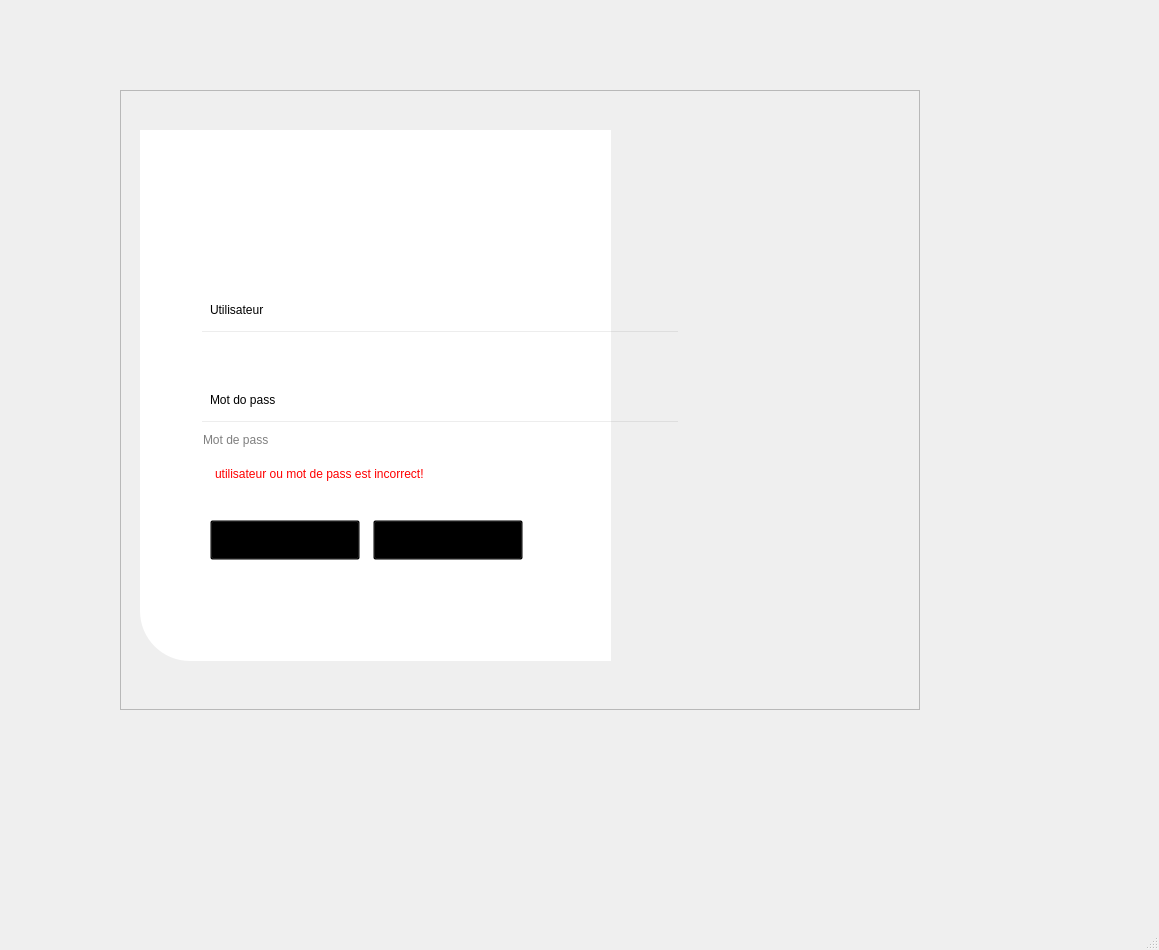
<?xml version="1.0" encoding="UTF-8"?>
<ui version="4.0">
 <class>MainWindow</class>
 <widget class="QMainWindow" name="MainWindow">
  <property name="geometry">
   <rect>
    <x>0</x>
    <y>0</y>
    <width>1159</width>
    <height>950</height>
   </rect>
  </property>
  <property name="acceptDrops">
   <bool>false</bool>
  </property>
  <property name="windowTitle">
   <string>MainWindow</string>
  </property>
  <property name="locale">
   <locale language="English" country="UnitedKingdom"/>
  </property>
  <widget class="QWidget" name="centralwidget">
   <widget class="QFrame" name="frame_3">
    <property name="geometry">
     <rect>
      <x>120</x>
      <y>90</y>
      <width>800</width>
      <height>620</height>
     </rect>
    </property>
    <property name="frameShape">
     <enum>QFrame::StyledPanel</enum>
    </property>
    <property name="frameShadow">
     <enum>QFrame::Raised</enum>
    </property>
    <widget class="QFrame" name="frame">
     <property name="geometry">
      <rect>
       <x>0</x>
       <y>0</y>
       <width>800</width>
       <height>620</height>
      </rect>
     </property>
     <property name="styleSheet">
      <string notr="true">/* Apply this ONLY to the Frame sitting on top */
QFrame {
    background-color: qlineargradient(spread:pad, x1:0, y1:0, x2:1, y2:0, 
        stop:0.45 rgba(255,255, 255, 255),  
        stop:0.8 rgba(0, 0, 0, 0), 
        stop:1 rgba(0, 0, 0, 0)
    );
    border-radius: 10px;
}</string>
     </property>
     <property name="frameShape">
      <enum>QFrame::StyledPanel</enum>
     </property>
     <property name="frameShadow">
      <enum>QFrame::Raised</enum>
     </property>
     <widget class="QFrame" name="frame_4">
      <property name="geometry">
       <rect>
        <x>60</x>
        <y>180</y>
        <width>531</width>
        <height>313</height>
       </rect>
      </property>
      <property name="font">
       <font>
        <family>Inter Tight</family>
        <pointsize>16</pointsize>
        <weight>50</weight>
        <italic>false</italic>
        <bold>false</bold>
       </font>
      </property>
      <property name="styleSheet">
       <string notr="true">font: 16pt &quot;Inter Tight&quot;;

	background-color: transparent;
</string>
      </property>
      <property name="frameShape">
       <enum>QFrame::StyledPanel</enum>
      </property>
      <property name="frameShadow">
       <enum>QFrame::Raised</enum>
      </property>
      <widget class="QLineEdit" name="userentry">
       <property name="geometry">
        <rect>
         <x>20</x>
         <y>60</y>
         <width>480</width>
         <height>40</height>
        </rect>
       </property>
       <property name="styleSheet">
        <string notr="true">QLineEdit {
    background-color: transparent;
    border: 2px solid #4C5363; /* Soft gray instead of transparent for better visibility */
    border-radius: 10px;
    color: #0d0c22;
    font-size: 16px;
    height: 35px;
    /* Extra left padding to make room for an icon */
    padding-left: 10px; 
    padding-right: 0px;
}

QLineEdit:hover {
    border-color: #818cf8;
    background-color: #ffffff;
}

QLineEdit:focus {
    border-color: #818cf8;
    background-color: #ffffff;
    /* Qt doesn't support spread/blur shadows, so we use a solid highlight */
    border: 2px solid #818cf8;
}

/* Placeholder color is handled specially in QSS */
QLineEdit {
    qproperty-placeholderText: &quot;Utilisateur&quot;;
}
font: 57 13pt &quot;Inter Tight&quot;;
</string>
       </property>
      </widget>
      <widget class="QLabel" name="label_6">
       <property name="geometry">
        <rect>
         <x>30</x>
         <y>20</y>
         <width>350</width>
         <height>40</height>
        </rect>
       </property>
       <property name="styleSheet">
        <string notr="true">font: 57 16pt &quot;Inter Tight&quot;;</string>
       </property>
       <property name="text">
        <string>Utilisateur</string>
       </property>
      </widget>
      <widget class="QLabel" name="connection_error_label">
       <property name="geometry">
        <rect>
         <x>35</x>
         <y>195</y>
         <width>300</width>
         <height>18</height>
        </rect>
       </property>
       <property name="styleSheet">
        <string notr="true">font: 8pt &quot;MS Gothic&quot;;
font: 8pt &quot;ae_Ostorah&quot;;
color: rgb(255, 0, 0);</string>
       </property>
       <property name="text">
        <string>utilisateur ou mot de pass est incorrect!</string>
       </property>
      </widget>
      <widget class="QLineEdit" name="password_lineedit">
       <property name="geometry">
        <rect>
         <x>20</x>
         <y>150</y>
         <width>480</width>
         <height>40</height>
        </rect>
       </property>
       <property name="styleSheet">
        <string notr="true">QLineEdit {
    background-color: transparent;
    border: 2px solid #4C5363; /* Soft gray instead of transparent for better visibility */
    border-radius: 10px;
    color: #0d0c22;
    font-size: 16px;
    height: 35px;
    /* Extra left padding to make room for an icon */
    padding-left: 10px; 
    padding-right: 0px;
}

QLineEdit:hover {
    border-color: #818cf8;
    background-color: #ffffff;
}

QLineEdit:focus {
    border-color: #818cf8;
    background-color: #ffffff;
    /* Qt doesn't support spread/blur shadows, so we use a solid highlight */
    border: 2px solid #818cf8;
}

/* Placeholder color is handled specially in QSS */
QLineEdit {
    qproperty-placeholderText: &quot;Mot de pass&quot;;
}
font: 57 13pt &quot;Inter Tight&quot;;
</string>
       </property>
       <property name="inputMask">
        <string comment="*"/>
       </property>
       <property name="echoMode">
        <enum>QLineEdit::Password</enum>
       </property>
       <property name="placeholderText">
        <string>Mot de pass</string>
       </property>
      </widget>
      <widget class="QLabel" name="label_7">
       <property name="enabled">
        <bool>true</bool>
       </property>
       <property name="geometry">
        <rect>
         <x>30</x>
         <y>110</y>
         <width>350</width>
         <height>40</height>
        </rect>
       </property>
       <property name="styleSheet">
        <string notr="true">font: 57 16pt &quot;Inter Tight&quot;;</string>
       </property>
       <property name="text">
        <string>Mot do pass</string>
       </property>
      </widget>
      <widget class="QPushButton" name="se_connecter_button">
       <property name="geometry">
        <rect>
         <x>30</x>
         <y>250</y>
         <width>150</width>
         <height>40</height>
        </rect>
       </property>
       <property name="styleSheet">
        <string notr="true">QPushButton {
    background-color: #1D7FD8;
    border: 0px solid #000000;
    border-radius: 10px;
    color: #ffffff;
    font-weight: bold;
    font-size: 13px;
    /* letter-spacing is simulated with spaces in the button text */
    padding: 10px 0px;
    text-transform: uppercase;
}

QPushButton:hover {
    /* We create a hard-stop gradient that looks like a solid fill */
    background-color: #1769B4;
    color: #FFFFFF;
    border: 2px solid #1D7FD8;
}

QPushButton:pressed {
    background-color: #0E5891;
	color: #ffffff;
    border-color: #1D7FD8;
}
font: 57 14pt &quot;Inter Tight&quot;;</string>
       </property>
       <property name="text">
        <string>Se Conecter</string>
       </property>
      </widget>
      <widget class="QPushButton" name="annuler_button">
       <property name="geometry">
        <rect>
         <x>193</x>
         <y>250</y>
         <width>150</width>
         <height>40</height>
        </rect>
       </property>
       <property name="styleSheet">
        <string notr="true">QPushButton {
    background-color: transparent;
    border: 0px solid #000000;
    border-radius: 10px;
    color: #1D7FD8;
    font-weight: bold;
    font-size: 13px;
    /* letter-spacing is simulated with spaces in the button text */
    padding: 10px 0px;
    text-transform: uppercase;
}

QPushButton:hover {
    /* We create a hard-stop gradient that looks like a solid fill */
    background-color: #1769B4;
    color: #ffffff;
    border: 2px solid #1D7FD8;
}

QPushButton:pressed {
    background-color: #0E5891;
	color: #ffffff;
    border-color: #1D7FD8;
}
font: 57 16pt &quot;Inter Tight&quot;;</string>
       </property>
       <property name="text">
        <string>Annuler</string>
       </property>
      </widget>
     </widget>
     <widget class="QLabel" name="label_8">
      <property name="geometry">
       <rect>
        <x>90</x>
        <y>100</y>
        <width>131</width>
        <height>41</height>
       </rect>
      </property>
      <property name="styleSheet">
       <string notr="true">image: url(&quot;program/assets/global/erp_logo.png&quot;);</string>
      </property>
      <property name="text">
       <string/>
      </property>
     </widget>
    </widget>
    <widget class="QLabel" name="label_4">
     <property name="geometry">
      <rect>
       <x>20</x>
       <y>40</y>
       <width>471</width>
       <height>531</height>
      </rect>
     </property>
     <property name="styleSheet">
      <string notr="true">background-color: rgb(255, 255, 255);
border-bottom-left-radius: 50px</string>
     </property>
     <property name="text">
      <string/>
     </property>
    </widget>
    <widget class="QLabel" name="label_3">
     <property name="geometry">
      <rect>
       <x>0</x>
       <y>0</y>
       <width>951</width>
       <height>620</height>
      </rect>
     </property>
     <property name="styleSheet">
      <string notr="true">QLabel {
	border-image: url(&quot;program/assets/login/login_img.jpg&quot;);
	/*border-image: url(:/assets/program/assets/login/login_img.jpg);*/
    /* Ensures the image fills the widget entirely */
    background-position: center;
    background-repeat: no-repeat;
    
    /* This is the secret to getting rid of those side-bars */
    background-origin: content;
    background-clip: border;
    
    border-radius: 10px;
}</string>
     </property>
     <property name="text">
      <string/>
     </property>
    </widget>
    <zorder>label_4</zorder>
    <zorder>label_3</zorder>
    <zorder>frame</zorder>
   </widget>
  </widget>
  <widget class="QMenuBar" name="menubar">
   <property name="geometry">
    <rect>
     <x>0</x>
     <y>0</y>
     <width>1159</width>
     <height>21</height>
    </rect>
   </property>
  </widget>
  <widget class="QStatusBar" name="statusbar"/>
 </widget>
 <resources>
  <include location="../../../resources.qrc"/>
 </resources>
 <connections/>
</ui>
